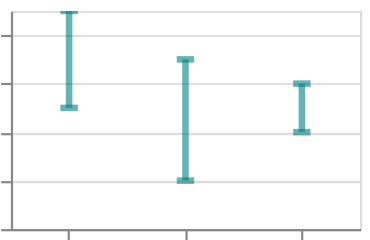

The specification (Vega-Lite) saved for this image:
### Vega-Lite specification from a JSON file in a GitHub repository (floating-point values rounded to 4 significant figures)
{"$schema": "https://vega.github.io/schema/vega-lite/v6.json", "padding": 5, "autosize": "none", "data": {"values": [{"c": "A", "g": "p", "x": 1, "v": 5, "lo": 3, "hi": 8, "e": 1.5, "t": "2024-01-15"}, {"c": "A", "g": "q", "x": 2, "v": 9, "lo": 6, "hi": 12, "e": 2, "t": "2024-02-20"}, {"c": "B", "g": "p", "x": 3, "v": 2, "lo": 1, "hi": 4, "e": 0.5, "t": "2024-03-05"}, {"c": "B", "g": "q", "x": 4, "v": 7, "lo": 5, "hi": 10, "e": 1, "t": "2024-05-30"}, {"c": "C", "g": "p", "x": 5, "v": 4, "lo": 2, "hi": 6, "e": 0.7, "t": "2024-07-11"}, {"c": "C", "g": "q", "x": 6, "v": 6, "lo": 4, "hi": 9, "e": 1.2, "t": "2024-09-02"}]}, "width": 160, "height": 100, "mark": {"type": "errorbar", "thickness": 3, "size": 8, "color": "teal", "opacity": 0.6, "clip": true, "ticks": true}, "encoding": {"x": {"field": "c", "type": "nominal"}, "y": {"field": "v", "type": "quantitative"}}}
